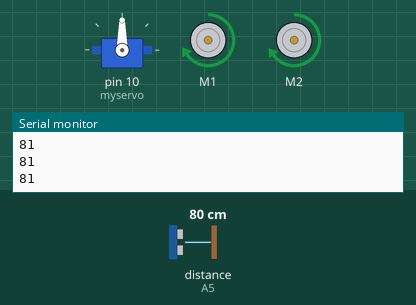
Recording of a sketch running on a simulated Arduino Uno, built with avr-gcc and run on an emulated ATmega328P. Shown: servo, 2 × DC motor (green arrow = forward, orange = backward, longer = faster), the last lines printed to the serial monitor. The test bench sets the inputs (shaded band); at power-on: distance to the obstacle (sensor on A5) 80 cm. The echo pulse lasts 58.3 µs per cm.

Above: at 3.9 s.
4.0 s: distance to the obstacle (sensor on A5) set to 32 cm
5.5 s: distance to the obstacle (sensor on A5) set to 30 cm
At 7.0 s:
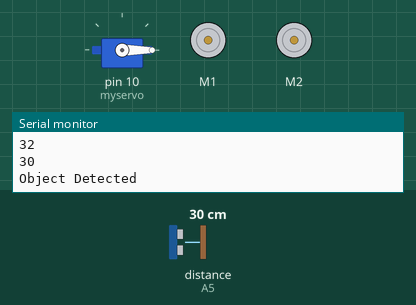
8.5 s: distance to the obstacle (sensor on A5) set to 35 cm
At 8.98 s:
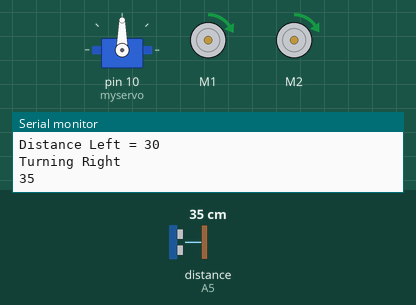
10.9 s: distance to the obstacle (sensor on A5) set to 2 cm
At 13.8 s:
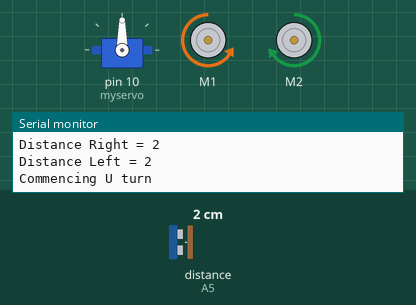
13.9 s: distance to the obstacle (sensor on A5) set to 33 cm
At 15.32 s:
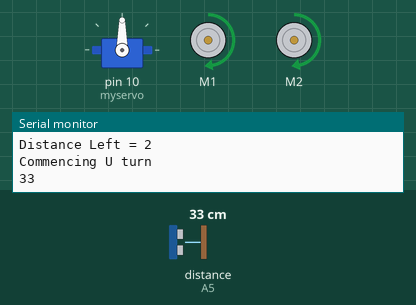
16.9 s: distance to the obstacle (sensor on A5) set to 4 cm
At 19.2 s:
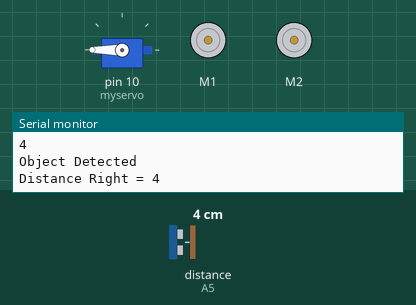
Timing chart, 0 to 22.9 s (numbered marks = the images above; inputs shaded):
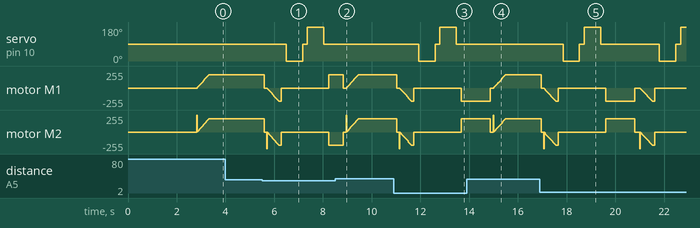

The sketch:

Obstacle_Avoiding.ino
```cpp
#include <AFMotor.h>
#include <NewPing.h>
#include <Servo.h>

//defining pins and variables
#define TRIG_PIN A4
#define ECHO_PIN A5
#define MAX_DISTANCE 200
#define MAX_SPEED 200 // sets max speed of DC  motors
#define MAX_SPEED_OFFSET -2 //for right

#define turn_delay 600  //need to test

//defining motors,servo,sensor
NewPing sonar(TRIG_PIN, ECHO_PIN, MAX_DISTANCE);
AF_DCMotor motorL(1, MOTOR12_8KHZ);
AF_DCMotor motorR(2, MOTOR12_8KHZ);
Servo myservo;

//defining global variables
boolean goesForward=false;
int distance = 100;
int speedSet = 0;

void setup() {
  Serial.begin(9600);
  myservo.attach(10);
  myservo.write(90);
  delay(2000);
  distance = readPing();
  delay(100);
  distance = readPing();
  delay(100);
  distance = readPing();
  delay(100);
  distance = readPing();
  delay(100);
}

void loop() {
 distance = readPing();
 int distanceR = 0;
 int distanceL =  0;
 delay(40);
 Serial.println(distance);

 if(distance<=30)
 {
  Serial.println("Object Detected");
  moveStop();
  delay(100);
  moveBackward();
  delay(100);
  moveStop();
  delay(200);
  distanceR = lookRight();
  Serial.print("Distance Right = ");
  Serial.println(distanceR);
  delay(200);
  distanceL = lookLeft();
  Serial.print("Distance Left = ");
  Serial.println(distanceL);
  delay(200);
  if(distanceR>=30 || distanceL>=30)
  {
    if(distanceR>=distanceL)
    {
      turnRight();
      moveStop();
    }
    else if(distanceR<distanceL)
    {
      turnLeft();
      moveStop();
    }
  }
  else
  {
    turn180();
    moveStop();
  }
 }
 else
 {
  moveForward();
 }
 //reseting the variable after the operations

}

int lookRight()
{
    myservo.write(0);
    delay(500);
    int distance = readPing();
    delay(100);
    myservo.write(90);
    return distance;
}

int lookLeft()
{
    myservo.write(180);
    delay(500);
    int distance = readPing();
    delay(100);
    myservo.write(90);
    return distance;
    delay(100);
}

int readPing() {
  delay(70);
  int cm = sonar.ping_cm();
  if(cm==0)
  {
    cm = 250;
  }
  return cm;
}

void moveStop() {
  motorL.run(RELEASE);
  motorR.run(RELEASE);
  }

void moveForward() {

 if(!goesForward)
  {
    goesForward=true;
    motorL.run(FORWARD);
    motorR.run(FORWARD);
   for (speedSet = 0; speedSet < MAX_SPEED; speedSet +=2) // slowly bring the speed up to avoid loading down the batteries too quickly
   {
    motorL.setSpeed(speedSet);
    motorR.setSpeed(speedSet+MAX_SPEED_OFFSET);
    delay(5);
   }
  }
}

void moveBackward() {
    goesForward=false;
    motorL.run(BACKWARD);
    motorR.run(BACKWARD);
  for (speedSet = 0; speedSet < MAX_SPEED; speedSet +=2) // slowly bring the speed up to avoid loading down the batteries too quickly
  {
    motorL.setSpeed(speedSet);
    motorR.setSpeed(speedSet+MAX_SPEED_OFFSET);
    delay(5);
  }
}

void turnRight() {
  Serial.println("Turning Right");
  motorL.run(FORWARD);
  motorR.run(BACKWARD);
  delay(turn_delay);
  motorL.run(FORWARD);
  motorR.run(FORWARD);
}

void turnLeft() {
  Serial.println("Turning Left");
  motorL.run(BACKWARD);
  motorR.run(FORWARD);
  delay(turn_delay);
  motorL.run(FORWARD);
  motorR.run(FORWARD);
}
void turn180(){
  Serial.println("Commencing U turn");
  motorL.run(BACKWARD);
  motorR.run(FORWARD);
  delay(2*turn_delay);
  motorL.run(FORWARD);
  motorR.run(FORWARD);
}
```

Measured:
- the behaviour switches between 31 and 30 cm on distance to the obstacle (sensor on A5) (found by bisection; images 0 and 1)
- after the input at 5.5 s, servo on pin 10 (myservo): 90° → 0° after 0.99 s, → 90° 0.67 s later, → 180° 0.20 s later, → 90° 0.67 s later; motor M2: ramps from stopped to backward 254/255 and jumps back, once every 0.58 s
- after the input at 8.5 s, servo on pin 10 (myservo): stays 90° (without the input it goes to 0° after 1.4 s)
- after the input at 10.9 s, servo on pin 10 (myservo): 90° → 0° after 1.0 s, → 90° 0.67 s later, → 180° 0.20 s later, → 90° 0.67 s later
- after the input at 13.9 s, servo on pin 10 (myservo): stays 90° (without the input it goes to 0° after 2.0 s)
